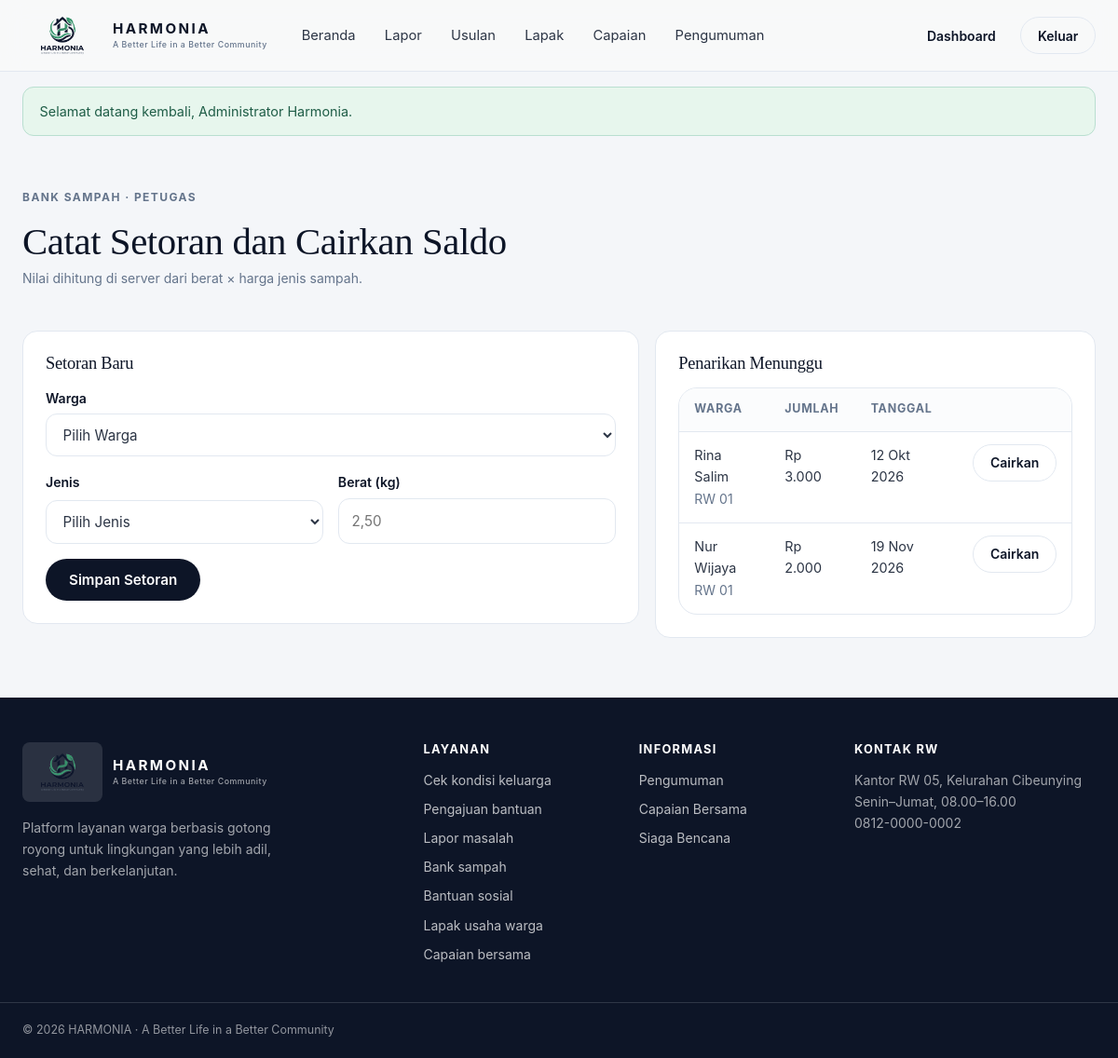
Screenshot of /sampah/setor.php (signed in) with the database file from the repository.
### tables this page shows
CREATE TABLE waste_withdrawals (
  id INT AUTO_INCREMENT PRIMARY KEY,
  user_id INT NOT NULL,
  jumlah INT UNSIGNED NOT NULL,
  status ENUM('diajukan','dicairkan') NOT NULL DEFAULT 'diajukan',
  created_at DATETIME DEFAULT CURRENT_TIMESTAMP,
  FOREIGN KEY (user_id) REFERENCES users(id) ON DELETE CASCADE
);

CREATE TABLE users (
  id INT AUTO_INCREMENT PRIMARY KEY,
  nama VARCHAR(80) NOT NULL,
  email VARCHAR(100) NOT NULL UNIQUE,
  password_hash VARCHAR(255) NOT NULL,
  role ENUM('warga','petugas','admin') NOT NULL DEFAULT 'warga',
  rw_id INT NULL,
  no_hp VARCHAR(20) NULL,
  foto VARCHAR(120) NULL,
  created_at DATETIME DEFAULT CURRENT_TIMESTAMP,
  FOREIGN KEY (rw_id) REFERENCES rw(id) ON DELETE SET NULL
);

CREATE TABLE rw (
  id INT AUTO_INCREMENT PRIMARY KEY,
  nama VARCHAR(30) NOT NULL,
  kelurahan VARCHAR(60) NOT NULL,
  created_at DATETIME DEFAULT CURRENT_TIMESTAMP
);

### includes/helpers.php (called while the page is built, shortened)
<?php
function e($v): string
{
    return htmlspecialchars((string)$v, ENT_QUOTES, 'UTF-8');
}
function rupiah($n): string
{
    return 'Rp ' . number_format((float)$n, 0, ',', '.');
}
function tanggal(?string $dt, bool $dengan_jam = false): string
{
    $bulan = [1 => 'Jan', 'Feb', 'Mar', 'Apr', 'Mei', 'Jun', 'Jul', 'Agu', 'Sep', 'Okt', 'Nov', 'Des'];
    $t = strtotime($dt);
    return date('j', $t) . ' ' . $bulan[(int)date('n', $t)] . ' ' . date('Y', $t) . ($dengan_jam ? ' ' . date('H:i', $t) : '');
}
function old(string $key, string $default = ''): string
{
    return e($_POST[$key] ?? $default);
}

### sampah/setor.php (the view, shortened to what this page needs)
<?php
require_once __DIR__ . '/../config/auth.php';
$errors = [];
$sql = "SELECT w.*, us.nama AS warga, rw.nama AS rw FROM waste_withdrawals w
    JOIN users us ON us.id = w.user_id LEFT JOIN rw ON rw.id = us.rw_id
    WHERE w.status = 'diajukan'";
$params = [];
$sql .= ' ORDER BY w.created_at ASC';
$st = $pdo->prepare($sql);
$st->execute($params);
$antrean = $st->fetchAll();
?>
<?php include ROOT_DIR . '/includes/header.php'; ?>
<section class="dash">
    <div class="container">
        <div class="dash__head">
            <div>
                <p class="eyebrow">Bank Sampah · Petugas</p>
                <h1>Catat Setoran dan Cairkan Saldo</h1>
                <p class="small">Nilai dihitung di server dari berat × harga jenis sampah.</p>
            </div>
        </div>
        <div class="dash-grid">
            <div>
                <div class="panel">
                    <h3>Setoran Baru</h3>
                    <form method="post" data-busy>
                        <div class="field <?= isset($errors['user_id']) ? 'field--error' : '' ?>">
                            <label for="user_id">Warga</label>
                            <select id="user_id" name="user_id" required>
                                <option value="">Pilih Warga</option>
                            </select>
                        </div>
                        <div class="form-grid">
                            <div class="field <?= isset($errors['waste_type_id']) ? 'field--error' : '' ?>">
                                <label for="waste_type_id">Jenis</label>
                                <select id="waste_type_id" name="waste_type_id" required>
                                    <option value="">Pilih Jenis</option>
                                </select>
                            </div>
                            <div class="field <?= isset($errors['berat_kg']) ? 'field--error' : '' ?>">
                                <label for="berat_kg">Berat (kg)</label>
                                <input id="berat_kg" name="berat_kg" type="text" inputmode="decimal" value="<?= old('berat_kg') ?>" placeholder="2,50" required>
                            </div>
                        </div>
                        <button class="btn btn--primary" type="submit">Simpan Setoran</button>
                    </form>
                </div>
            </div>
            <div>
                <div class="panel">
                    <h3>Penarikan Menunggu</h3>
                    <?php if ($antrean) : ?>
                        <div class="table-wrap">
                            <table class="data">
                                <thead><tr><th>Warga</th><th>Jumlah</th><th>Tanggal</th><th></th></tr></thead>
                                <tbody>
                                <?php foreach ($antrean as $a) : ?>
                                    <tr>
                                        <td><?= e($a['warga']) ?><br><span class="small muted"><?= e($a['rw'] ?? '-') ?></span></td>
                                        <td><?= rupiah($a['jumlah']) ?></td>
                                        <td><?= tanggal($a['created_at']) ?></td>
                                        <td>
                                            <form method="post" action="<?= BASE ?>/sampah/cairkan.php">
                                                <button class="btn btn--outline btn--sm" type="submit">Cairkan</button>
                                            </form>
                                        </td>
                                    </tr>
                                <?php endforeach; ?>
                                </tbody>
                            </table>
                        </div>
                    <?php else : ?>
                        <div class="empty"><b>Tidak Ada Penarikan</b>Antrean pencairan kosong.</div>
                    <?php endif; ?>
                </div>
            </div>
        </div>
    </div>
</section>
<?php include ROOT_DIR . '/includes/footer.php'; ?>

### assets/css/style.css (style rules this page uses)
:root { --lime: #B8F53B; --lime-dark: #84cc16; --navy: #0D1527; --navy-hover: #16223D; --slate: #2C3545; --muted: #64748B; --bg: #F4F6F9; --hero: #E8EEF5; --border: #E2E8F0; --white: #fff; --sage: #E7F6ED; --sage-ink: #1B7A53; --sky: #E4F1FD; --sky-ink: #1D68BD; --peach: #FDEEE9; --peach-ink: #C8502B; --lavender: #EFEBF9; --lavender-ink: #6D32D8; --radius: 20px; --radius-sm: 12px; --shadow-soft: 0 16px 36px rgba(13, 21, 39, .06), 0 2px 6px rgba(13, 21, 39, .03); --shadow-lift: 0 24px 48px rgba(13, 21, 39, .12), 0 6px 14px rgba(13, 21, 39, .05); --serif: Georgia, "Times New Roman", Times, serif; --sans: -apple-system, BlinkMacSystemFont, "Segoe UI", Roboto, Helvetica, Arial, sans-serif; }
* { box-sizing: border-box; }
html { scroll-behavior: smooth; }
body { margin: 0; background: var(--bg); color: var(--slate); font: 400 1rem/1.65 var(--sans); -webkit-font-smoothing: antialiased; }
h1, h2, h3 { font-family: var(--serif); font-weight: 400; color: var(--navy); line-height: 1.18; margin: 0 0 .6rem; letter-spacing: -.01em; }
h1 { font-size: clamp(2.4rem, 5vw, 4rem); }
h3 { font-size: 1.25rem; }
p { margin: 0 0 1rem; color: var(--muted); }
.container { width: 100%; max-width: 1240px; margin: 0 auto; padding: 0 1.5rem; }
.eyebrow { font-size: .75rem; font-weight: 700; letter-spacing: .12em; text-transform: uppercase; color: var(--muted); margin: 0 0 .9rem; }
.muted { color: var(--muted); }
.small { font-size: .875rem; }
.btn { display: inline-flex; align-items: center; justify-content: center; gap: .5rem; min-height: 44px; padding: .75rem 1.5rem; border-radius: 9999px; border: 1px solid transparent; font: 600 .95rem var(--sans); cursor: pointer; transition: transform .18s ease, box-shadow .18s ease, background .18s ease, color .18s ease; }
.btn--primary { background: var(--navy); color: #fff; }
.btn--outline { background: transparent; border-color: var(--border); color: var(--navy); }
.btn--sm { min-height: 40px; padding: .5rem 1.1rem; font-size: .875rem; }
.form-grid { display: grid; grid-template-columns: 1fr 1fr; gap: 1rem; }
.field { display: grid; gap: .35rem; margin-bottom: 1rem; }
.field label { font-size: .88rem; font-weight: 600; color: var(--navy); }
.field input, .field select, .field textarea { width: 100%; padding: .7rem .85rem; border: 1px solid var(--border); border-radius: var(--radius-sm); font: inherit; font-size: .95rem; color: var(--slate); background: #fff; min-height: 44px; }
.table-wrap { overflow-x: auto; border: 1px solid var(--border); border-radius: var(--radius); background: #fff; }
table.data { width: 100%; border-collapse: collapse; font-size: .9rem; }
table.data th, table.data td { padding: .8rem 1rem; text-align: left; border-top: 1px solid var(--border); vertical-align: top; }
table.data th { background: #fbfcfd; font-size: .78rem; text-transform: uppercase; letter-spacing: .06em; color: var(--muted); border-top: 0; }
.dash { padding: 2.5rem 0 4rem; }
.dash__head { display: flex; align-items: flex-end; justify-content: space-between; gap: 1.5rem; flex-wrap: wrap; margin-bottom: 1.75rem; }
.dash__head h1 { font-size: clamp(2rem, 3.4vw, 2.75rem); margin-bottom: .2rem; }
.dash-grid { display: grid; grid-template-columns: 1.4fr 1fr; gap: 1.1rem; align-items: stretch; }
.panel { background: #fff; border: 1px solid var(--border); border-radius: 16px; padding: 1.5rem; }
.panel h3 { font-size: 1.15rem; margin-bottom: .9rem; }
.js .reveal { opacity: 0; transform: translateY(24px); transition: opacity .6s ease, transform .6s ease; }
.js .reveal.is-visible { opacity: 1; transform: none; }

### rows the page displays
waste_withdrawals: user.nama "Rina Salim", rw.nama "RW 01", jumlah "Rp 3.000", created_at "12 Okt 2026"
waste_withdrawals: user.nama "Nur Wijaya", rw.nama "RW 01", jumlah "Rp 2.000", created_at "19 Nov 2026"

### other values shown
$label "Beranda"
$label "Lapor"
$label "Usulan"
$label "Lapak"
$label "Capaian"
$label "Pengumuman"
$f['pesan'] "Selamat datang kembali, Administrator Harmonia."
$label "Cek kondisi keluarga"
$label "Pengajuan bantuan"
$label "Lapor masalah"
$label "Bank sampah"
$label "Bantuan sosial"
$label "Lapak usaha warga"
$label "Capaian bersama"
